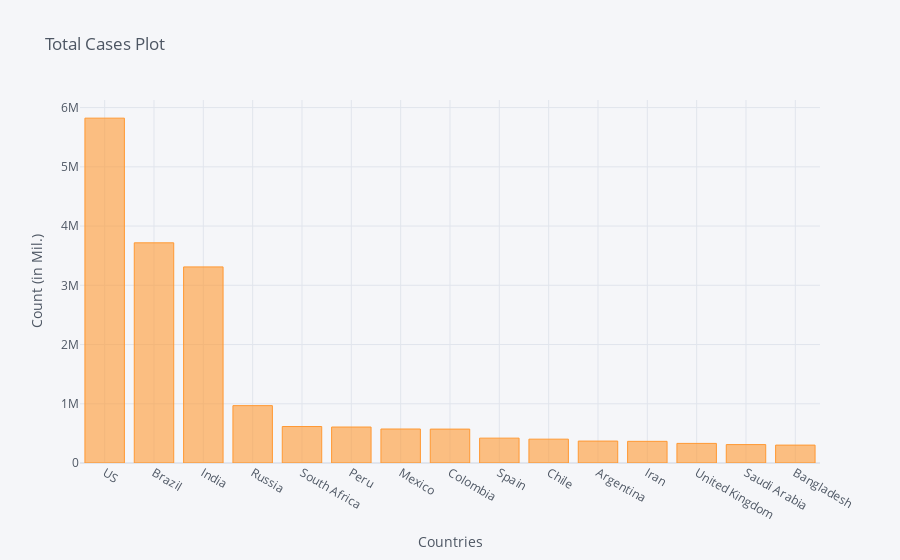

Source (notebook cell):
### Code cell
corona_dframe_agg_plot.iplot(kind='bar', x='Country/Region', y='8/26/20',
                             title='Total Cases Plot',xTitle='Countries',yTitle='Count (in Mil.)')

### Figure 1 — Plotly figure (JSON) as saved in the notebook; plotly's stock layout.template omitted (floating-point values rounded to 4 significant figures)
{"data": [{"marker": {"color": "rgba(255, 153, 51, 0.6)", "line": {"color": "rgba(255, 153, 51, 1.0)", "width": 1}}, "name": "8/26/20", "orientation": "v", "text": "", "type": "bar", "x": ["US", "Brazil", "India", "Russia", "South Africa", "Peru", "Mexico", "Colombia", "Spain", "Chile", "Argentina", "Iran", "United Kingdom", "Saudi Arabia", "Bangladesh"], "y": [5821819, 3717156, 3310234, 968297, 615701, 607382, 573888, 572243, 419849, 402365, 370188, 365606, 330967, 310836, 302147]}], "layout": {"legend": {"bgcolor": "#F5F6F9", "font": {"color": "#4D5663"}}, "paper_bgcolor": "#F5F6F9", "plot_bgcolor": "#F5F6F9", "title": {"font": {"color": "#4D5663"}, "text": "Total Cases Plot"}, "xaxis": {"gridcolor": "#E1E5ED", "showgrid": true, "tickfont": {"color": "#4D5663"}, "title": {"font": {"color": "#4D5663"}, "text": "Countries"}, "zerolinecolor": "#E1E5ED"}, "yaxis": {"gridcolor": "#E1E5ED", "showgrid": true, "tickfont": {"color": "#4D5663"}, "title": {"font": {"color": "#4D5663"}, "text": "Count (in Mil.)"}, "zerolinecolor": "#E1E5ED"}}}
